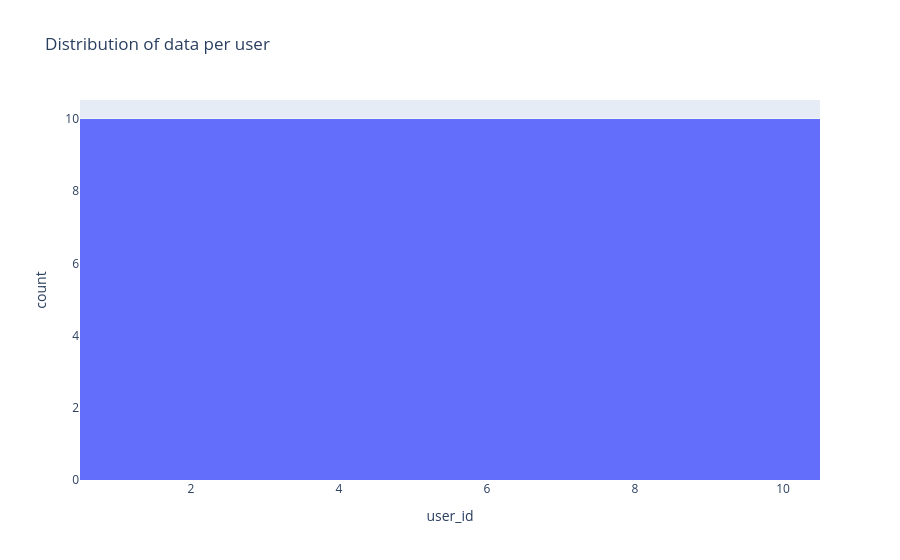
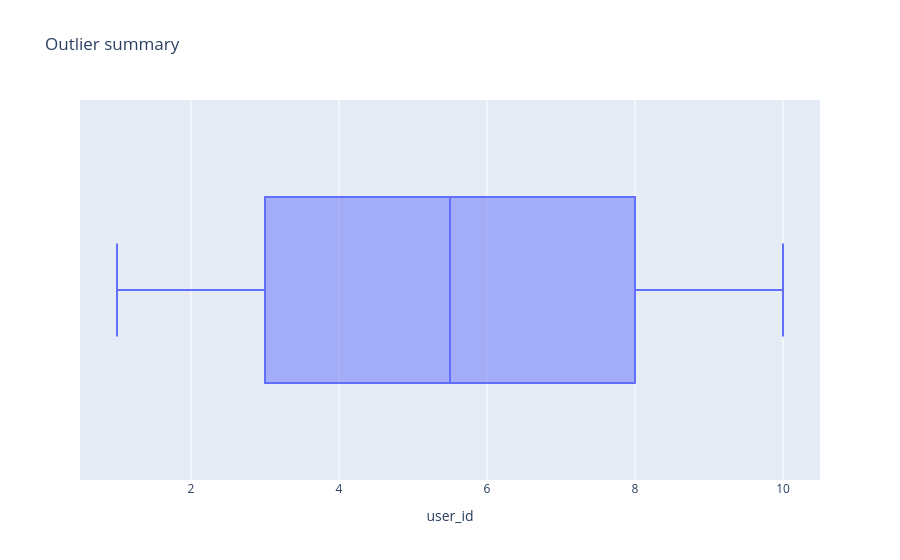
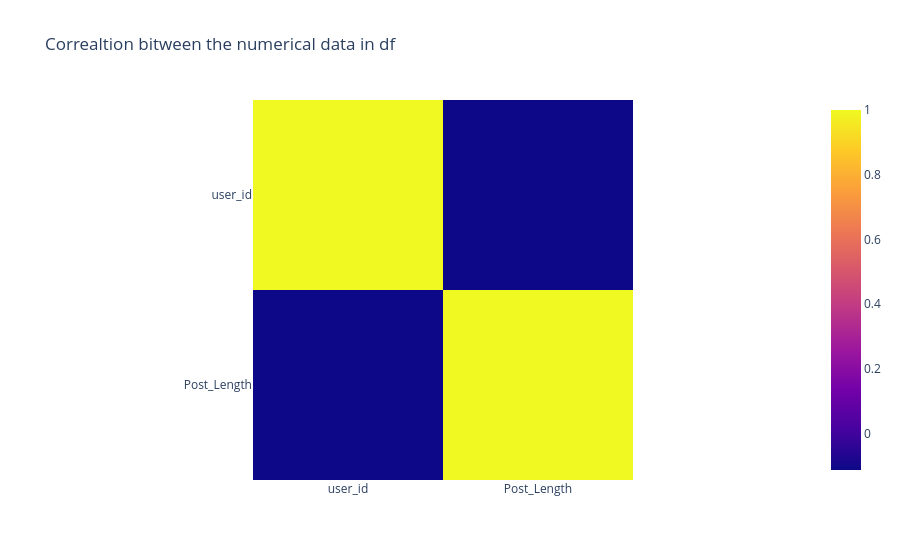

Write notebook code for charts like these, in order.
### Code cell
# EDA 
# Step 1 : Analysing the data  Structure 
print("The Stuctural Summary of data is : ")
print(df.info())
print("-"*60)
print("The Statistical summary of data is : ")
print(df.describe())
print("#"*120)

# Step 2 : Handelling missing data , incorrect datatype , or unrealistic data

print("-"*60)
print("These are the null values per column : ")
print(df.isnull().sum())
print("-"*60)
print("Printing first and last 5 rows of df : ")
print(df.head())
print(df.tail())
    # Observation : The observation is that there is no null value in df and and all the datatypes are correct


# step 3 : cheking the distribution of the data using histogram 
print("#"*120)
print("The distribution of data in DF : ")
fig=px.histogram(
    df,
    x="user_id",
    title="Distribution of data per user"
)

fig.show()
        # Observation : Surprisingly , distribution is uniform among the whole data .

# Step 4 : Checking the outliers using box plot
print("#"*120)
print("Analysing the Outliers : ")
fig=px.box(
    df,
    x="user_id",
    title="Outlier summary"
)
fig.show()
        # Observation : There is no outliers in data

# Step 5 : Analysing the coorelation bitween the diffrent variablea in dataframe 
crr=df.corr(numeric_only=True)

fig=px.imshow(
    crr,
    title="Correaltion bitween the numerical data in df"
)

fig.show()

### Figure 1 — Plotly figure (JSON) as saved in the notebook; plotly's stock layout.template omitted (floating-point values rounded to 4 significant figures)
{"data": [{"bingroup": "x", "hovertemplate": "user_id=%{x}<br>count=%{y}<extra></extra>", "legendgroup": "", "marker": {"color": "#636efa", "pattern": {"shape": ""}}, "name": "", "orientation": "v", "showlegend": false, "type": "histogram", "x": [1, 1, 1, 1, 1, 1, 1, 1, 1, 1, 2, 2, 2, 2, 2, 2, 2, 2, 2, 2, 3, 3, 3, 3, 3, 3, 3, 3, 3, 3, 4, 4, 4, 4, 4, 4, 4, 4, 4, 4, 5, 5, 5, 5, 5, 5, 5, 5, 5, 5, 6, 6, 6, 6, 6, 6, 6, 6, 6, 6, 7, 7, 7, 7, 7, 7, 7, 7, 7, 7, 8, 8, 8, 8, 8, 8, 8, 8, 8, 8, 9, 9, 9, 9, 9, 9, 9, 9, 9, 9, 10, 10, 10, 10, 10, 10, 10, 10, 10, 10], "xaxis": "x", "yaxis": "y"}], "layout": {"barmode": "relative", "legend": {"tracegroupgap": 0}, "title": {"text": "Distribution of data per user"}, "xaxis": {"anchor": "y", "domain": [0, 1], "title": {"text": "user_id"}}, "yaxis": {"anchor": "x", "domain": [0, 1], "title": {"text": "count"}}}}

### Figure 2 — Plotly figure (JSON) as saved in the notebook; plotly's stock layout.template omitted (floating-point values rounded to 4 significant figures)
{"data": [{"alignmentgroup": "True", "hovertemplate": "user_id=%{x}<extra></extra>", "legendgroup": "", "marker": {"color": "#636efa"}, "name": "", "notched": false, "offsetgroup": "", "orientation": "h", "showlegend": false, "type": "box", "x": [1, 1, 1, 1, 1, 1, 1, 1, 1, 1, 2, 2, 2, 2, 2, 2, 2, 2, 2, 2, 3, 3, 3, 3, 3, 3, 3, 3, 3, 3, 4, 4, 4, 4, 4, 4, 4, 4, 4, 4, 5, 5, 5, 5, 5, 5, 5, 5, 5, 5, 6, 6, 6, 6, 6, 6, 6, 6, 6, 6, 7, 7, 7, 7, 7, 7, 7, 7, 7, 7, 8, 8, 8, 8, 8, 8, 8, 8, 8, 8, 9, 9, 9, 9, 9, 9, 9, 9, 9, 9, 10, 10, 10, 10, 10, 10, 10, 10, 10, 10], "x0": " ", "xaxis": "x", "y0": " ", "yaxis": "y"}], "layout": {"boxmode": "group", "legend": {"tracegroupgap": 0}, "title": {"text": "Outlier summary"}, "xaxis": {"anchor": "y", "domain": [0, 1], "title": {"text": "user_id"}}, "yaxis": {"anchor": "x", "domain": [0, 1]}}}

### Figure 3 — Plotly figure (JSON) as saved in the notebook; plotly's stock layout.template omitted (floating-point values rounded to 4 significant figures)
{"data": [{"coloraxis": "coloraxis", "hovertemplate": "x: %{x}<br>y: %{y}<br>color: %{z}<extra></extra>", "name": "0", "type": "heatmap", "x": ["user_id", "Post_Length"], "xaxis": "x", "y": ["user_id", "Post_Length"], "yaxis": "y", "z": [[1.0, -0.1121], [-0.1121, 1.0]]}], "layout": {"coloraxis": {"colorscale": [[0, "#0d0887"], [0.1111, "#46039f"], [0.2222, "#7201a8"], [0.3333, "#9c179e"], [0.4444, "#bd3786"], [0.5556, "#d8576b"], [0.6667, "#ed7953"], [0.7778, "#fb9f3a"], [0.8889, "#fdca26"], [1, "#f0f921"]]}, "title": {"text": "Correaltion bitween the numerical data in df"}, "xaxis": {"anchor": "y", "constrain": "domain", "domain": [0, 1], "scaleanchor": "y"}, "yaxis": {"anchor": "x", "autorange": "reversed", "constrain": "domain", "domain": [0, 1]}}}
